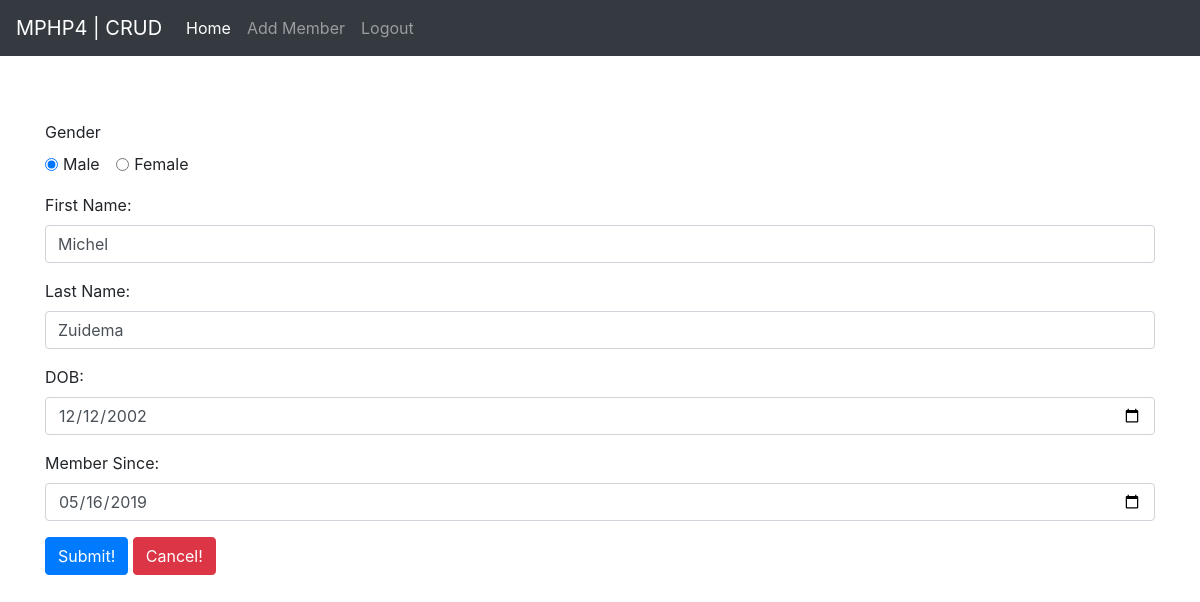
The app's page /update_member.php?id=1 (signed in) with its own data.
### tables this page shows
CREATE TABLE `leden` (
  `id` int(11) NOT NULL AUTO_INCREMENT,
  `birth_date` date NOT NULL,
  `first_name` varchar(14) NOT NULL,
  `last_name` varchar(16) NOT NULL,
  `gender` enum('M','F') NOT NULL,
  `member_since` date NOT NULL,
  PRIMARY KEY (`id`)
);

### update_member.php (the view, shortened to what this page needs)
<?php
require_once 'src/config.inc.php';
$id = $_GET['id'];
?>
<html>
    <head>
        <link href="https://stackpath.bootstrapcdn.com/bootstrap/4.3.1/css/bootstrap.min.css" rel="stylesheet">
    </head>
    <body>
        <?php
            require_once 'src/includes/header.php';
            $query = "SELECT * FROM leden WHERE id = '$id'";
            $result = mysqli_query($mysqli, $query);
            if(mysqli_num_rows($result) == 1) {
                $row = mysqli_fetch_array($result);
            } else {
                echo "No member found!";
                exit;
            }
        ?>
        <main style="margin-top: 10%;">
            <div class="container">
                <form action="src/processes/update_member_process.php" method="POST">
                    <div class="form-group">
                        <label for="exampleFormControlInput1">Gender</label><br>
                        <div class="form-check form-check-inline">
                            <input class="form-check-input" type="radio" id="gender_m" name="gender" value="M" <?php if($row['gender'] == 'M') echo 'checked="checked"';?>>
                            <label class="form-check-label" for="gender_m">Male</label>
                        </div>
                        <div class="form-check form-check-inline">
                            <input class="form-check-input" type="radio" id="gender_f" name="gender" value="F" <?php if($row['gender'] == 'F') echo 'checked="checked"';?>>
                            <label class="form-check-label" for="gender_f">Female</label>
                        </div>
                    </div>
                    <div class="form-group">
                        <label for="first_name">First Name:</label>
                        <input type="text" class="form-control" id="first_name" value="<?php echo $row['first_name']; ?>" name="first_name" required>
                    </div>
                    <div class="form-group">
                        <label for="last_name">Last Name:</label>
                        <input type="text" class="form-control" id="last_name" value="<?php echo $row['last_name']; ?>" name="last_name" required>
                    </div>
                    <div class="form-group">
                        <label for="birth_date">DOB:</label>
                        <input type="date" class="form-control" id="birth_date" name="birth_date" value="<?php echo $row['birth_date']; ?>" required>
                    </div>
                    <div class="form-group">
                        <label for="member_since">Member Since:</label>
                        <input type="date" class="form-control" id="member_since" name="member_since"  value="<?php echo $row['member_since']; ?>" required>
                    </div>
                    <div class="form-group">
                        <input type="submit" id="form_submit" class="btn btn-primary mb-2" value="Submit!" name="submit">
                        <button id="form_cancel" class="btn btn-danger mb-2" onclick="history.back(); return false;">Cancel!</button>
                    </div>
                </form>
            </div>
        </main>
    </body>
</html>

### records on screen
leden: gender "☑ Male", gender "☐ Female", first_name "Michel", last_name "Zuidema", birth_date "12/12/2002", member_since "05/16/2019"
